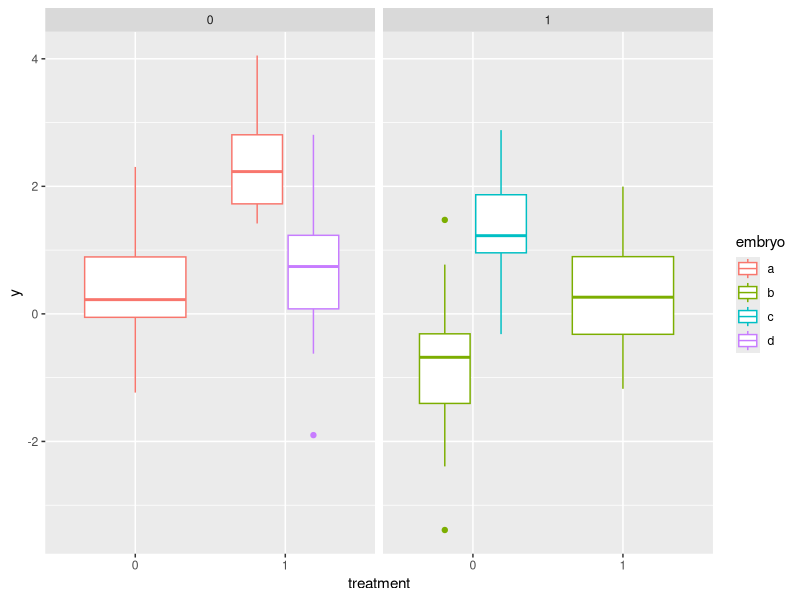
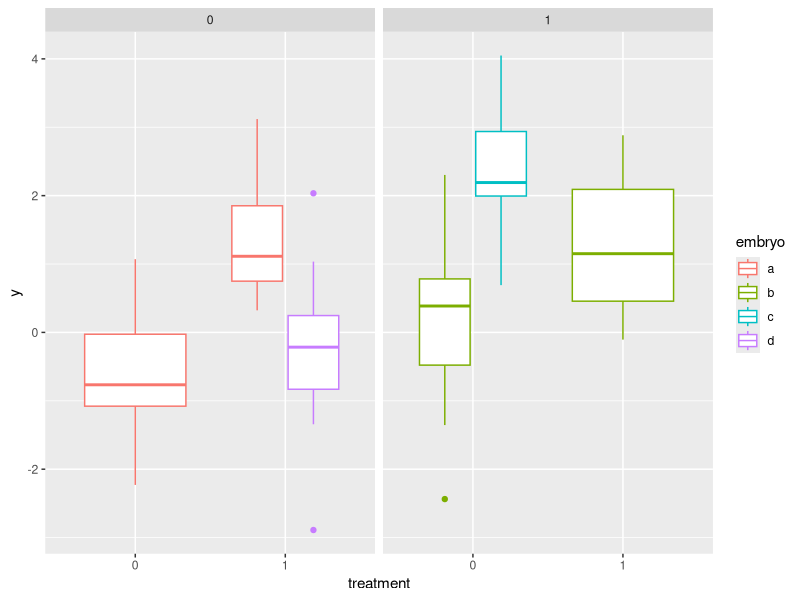
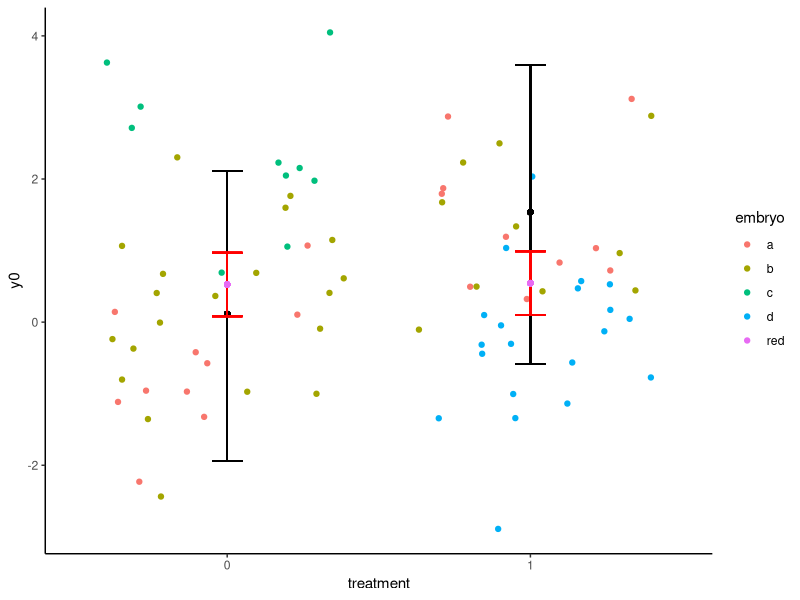

The R source for these figures, in order:
## ---- chunk 1
knitr::opts_chunk$set(echo = TRUE, message = FALSE, warning = FALSE)
## ---- chunk 2
library(lme4)
library(lmerTest)
library(ggplot2)

set.seed(1)
n <- 2  # a multiplier to control samples size (n was a bad choice of name!)

## ---- chunk 3
mean.treatment.effect <- 1.5
sd.treatment <- sd.control <- 1
random.embryo.effect <- scale(c(0, -1, 1, -0.5))
random.mother.effect <- 0

df <- data.frame(embryo = factor(c(rep("a", n*10),
                                   rep("b", n*15), rep("c", n*5), rep("d", n*10))),
                 mother = factor(c(rep(0, n*10), rep(1, n*20), rep(0, n*10))),
                 treatment = factor(c(rep(0, n*5), rep(1, n*10), rep(0, n*15), rep(1, n*10))),
                 ranef.em = c(rnorm(n*10, random.embryo.effect[1L], 0.1),
                               rnorm(n*15, random.embryo.effect[2L], 0.1),
                               rnorm(n*5,  random.embryo.effect[3L], 0.1),
                               rnorm(n*10, random.embryo.effect[4L], 0.1)),
                 ranef.mo = c(rnorm(n*10, random.mother.effect, 0.1),
                               rnorm(n*20, 0, 0.1),
                               rnorm(n*10, random.mother.effect, 0.1)))


y0 = c(rnorm(n*5, 0, sd.control),
      rnorm(n*10, mean.treatment.effect, sd.treatment),
      rnorm(n*15, 0, sd.control),
      rnorm(n*10, mean.treatment.effect, sd.treatment))

df$y <- y0 + df$ranef.em + df$ranef.mo

ggplot(df, aes(x = treatment, y = y, colour = embryo)) + 
  geom_boxplot() +
  facet_wrap(~mother)

xtabs(~ embryo + treatment, df)

## ---- chunk 4
summary(m1 <- lm(y ~ treatment, df))
## ---- chunk 5
(m2 <- lmer(y ~ treatment + (1|mother/embryo), df))
## ---- chunk 6
k1 <- data.frame(ranef(m2)$embryo, random.embryo.effect)
names(k1) = c("estimated", "true")
k2 <- data.frame(ranef(m2)$mother, random.mother.effect)
names(k2) = c("estimated", "true")
print(k1)
print(k2)
## ---- chunk 7

random.mother.effect <- c(-1, 1)

df$ranef.mo <- c(rnorm(n*10, random.mother.effect[1L], 0.1),
                 rnorm(n*20, random.mother.effect[2L], 0.1),
                 rnorm(n*10, random.mother.effect[1L], 0.1))

df$y <- y0 + df$ranef.em + df$ranef.mo

ggplot(df, aes(x = treatment, y = y, colour = embryo)) + 
  geom_boxplot() +
  facet_wrap(~mother)

## ---- chunk 8
(m2 <- lmer(y ~ treatment + (1|mother/embryo), df))

## ---- chunk 9
k1 <- data.frame(ranef(m2)$embryo, random.embryo.effect)
names(k1) = c("estimated", "true")
k2 <- data.frame(ranef(m2)$mother, random.mother.effect)
names(k2) = c("estimated", "true")
print(k1)
print(k2)
## ---- chunk 10
anova(m1 <- lm(y ~ treatment, df))
anova(m2)
## ---- chunk 11
nsim = 500
df.new <- df

bootfit <- bootMer(m2, FUN=function(x) predict(x, df.new, re.form = NA),
                   nsim = nsim) # ,
                   # parallel = "multicore",
                   # ncpus = 3L)

df.new$lwr.boot <- apply(bootfit$t, 2, quantile, 0.025)
df.new$upr.boot <- apply(bootfit$t, 2, quantile, 0.975)
df.new$y0 <- apply(bootfit$t, 2, mean)
prd <- predict(m1, interval = "confidence")
df.new <- cbind(df.new, data.frame(prd))
## ---- chunk 12
ggplot(df.new, aes(x = treatment, y = y0)) +
   geom_point(position = position_jitter(), aes(x = treatment, y = y, colour = embryo)) +
  geom_point(position = position_dodge(width = 0.25)) +
     geom_errorbar(position = position_dodge(width = 0.25), aes(ymax=upr.boot, ymin=lwr.boot), width=.1) +
     geom_errorbar(aes(ymax = upr, ymin = lwr), width = 0.1, colour = "red") +
     geom_point(aes(y = fit, colour = "red")) +
  theme(panel.grid.major = element_blank(),
        panel.grid.minor = element_blank(),
        panel.background = element_blank(), 
        axis.line = element_line(colour = "black")) 



boot.effect <- df.new$y0[26]-df.new$y0[1]
glm.effect <- df.new$fit[26]-df.new$fit[1]
